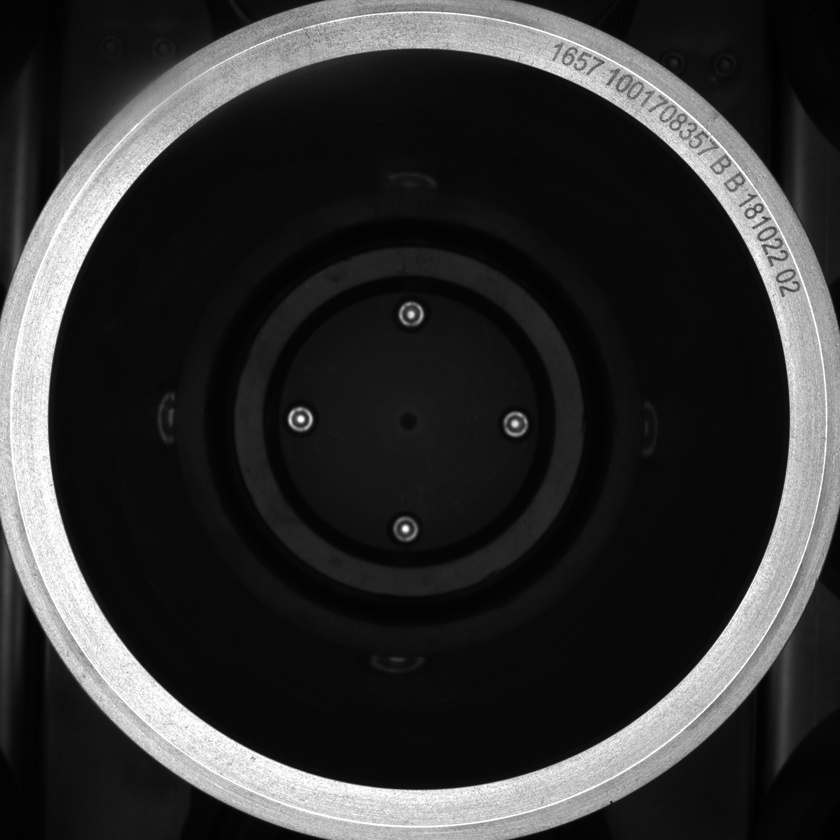
#> input picture 大论文代码/第三章/imgSave.jpg, 840 x 840 px, shrunk from 1885 x 1887 before the run, found by its file name
$ python '二值化.py'
#> lines starting #> are read from the running program, lines starting #| are printed output that depends on the picture; after the words box and inside, x2 and y2 are one past the last pixel; in counts of white or black regions, pixels touching at a corner belong together
import cv2
src=cv2.imread('imgSave.jpg',cv2.IMREAD_GRAYSCALE)
#> src is the input picture: shape (840, 840); min 0, max 255, mean 49.6
_,binary=cv2.threshold(src,143,255,cv2.THRESH_BINARY_INV)
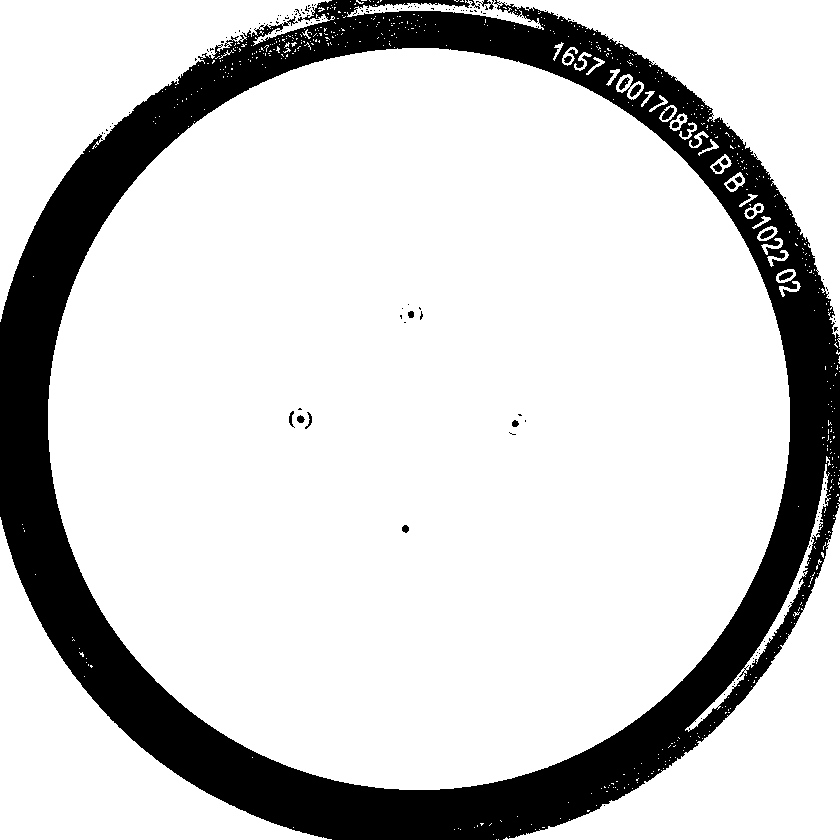
#> binary: shape (840, 840); 81.5% white; 149 black regions (128 under 20 px), largest, box (x1, y1, x2, y2) and area: (0, 0, 840, 840) 129210, (760, 229, 774, 239) 78, (630, 84, 641, 97) 75
cv2.imwrite('unflood_binary.png',binary)

$ run again, with 大论文代码/第三章/09_27_02.jpg copied over 大论文代码/第三章/imgSave.jpg
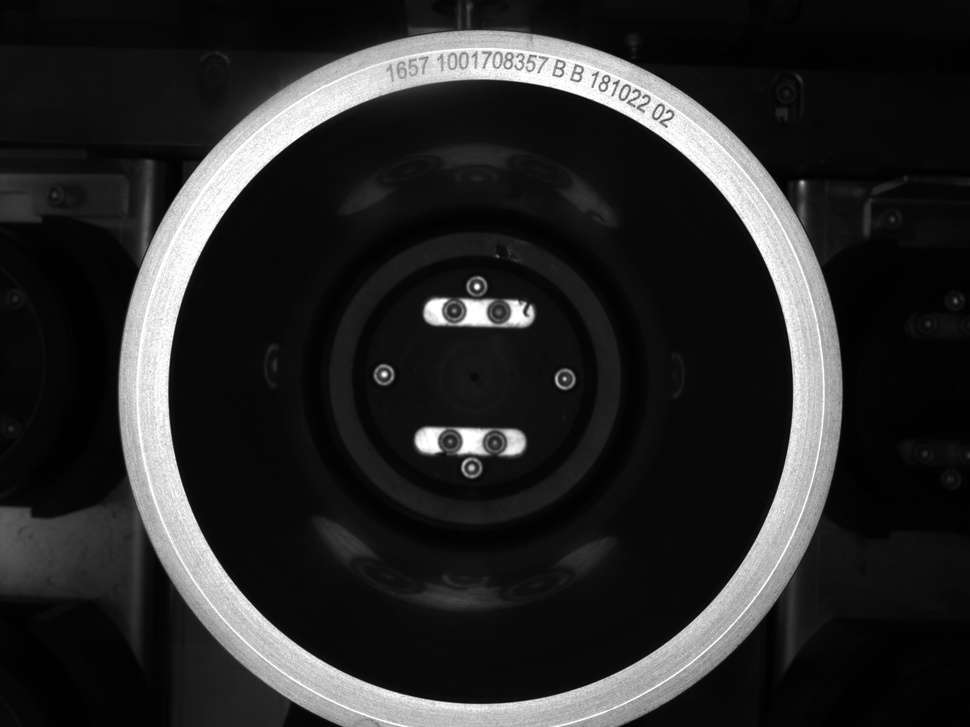
#> input picture 大论文代码/第三章/09_27_02.jpg, 970 x 727 px, shrunk from 2592 x 1944 before the run, found by its file name
#> src is the input picture: shape (727, 970); min 0, max 255, mean 40.4
#> `_,binary=cv2.threshold(src,143,255,cv2.THRESH_BINARY_INV)`:
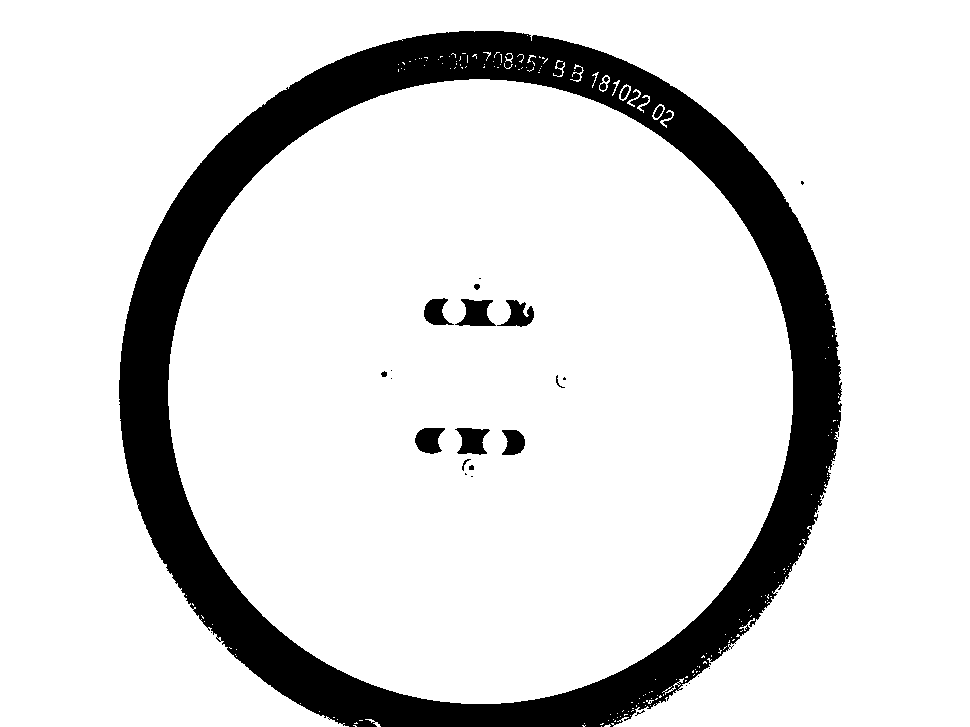
#> binary: shape (727, 970); 86% white; 32 black regions (18 under 20 px), largest, box (x1, y1, x2, y2) and area: (119, 31, 842, 727) 95321, (455, 299, 496, 326) 676, (455, 428, 490, 455) 632

$ run again, with 大论文代码/第三章/09_30_13.jpg copied over 大论文代码/第三章/imgSave.jpg
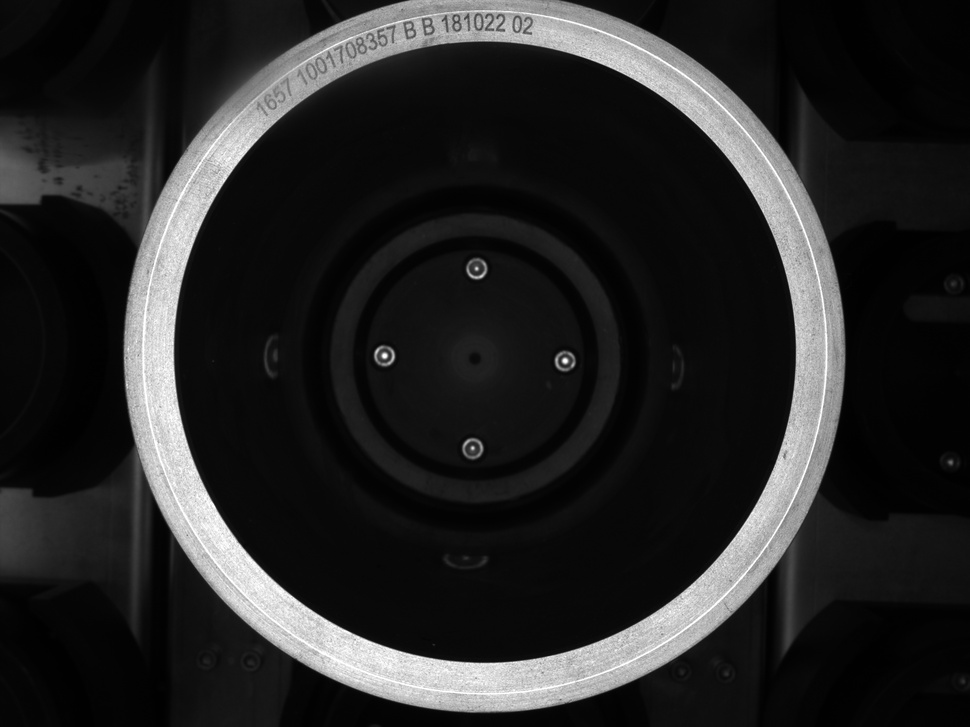
#> input picture 大论文代码/第三章/09_30_13.jpg, 970 x 727 px, shrunk from 2592 x 1944 before the run, found by its file name
#> src is the input picture: shape (727, 970); min 0, max 255, mean 38.1
#> `_,binary=cv2.threshold(src,143,255,cv2.THRESH_BINARY_INV)`:
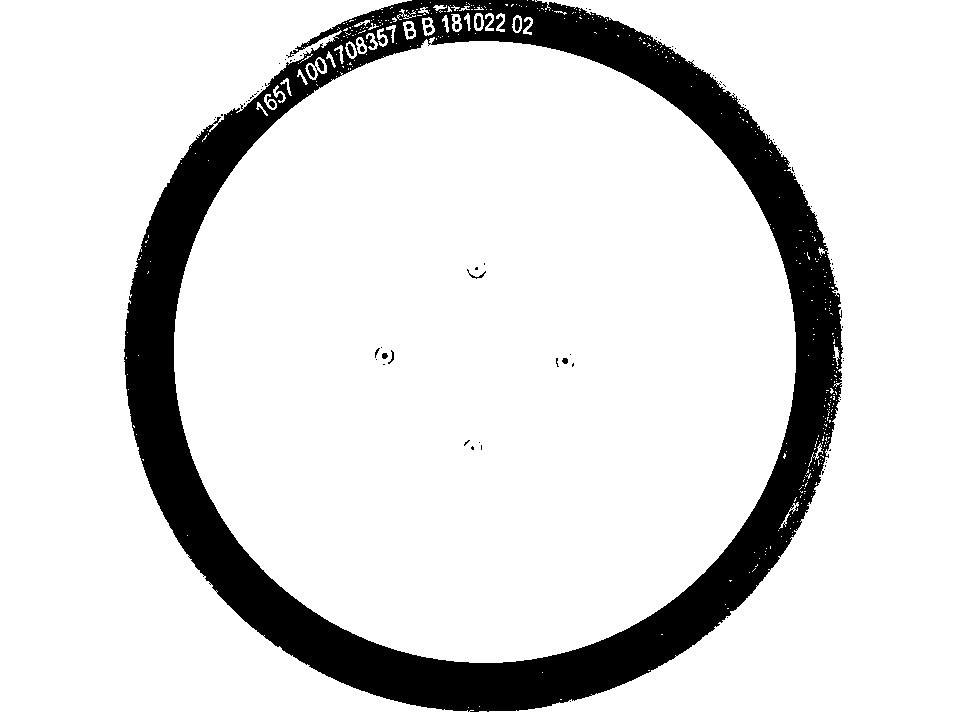
#> binary: shape (727, 970); 86.6% white; 88 black regions (71 under 20 px), largest, box (x1, y1, x2, y2) and area: (124, 0, 843, 712) 93787, (308, 65, 315, 78) 56, (515, 18, 520, 31) 55
